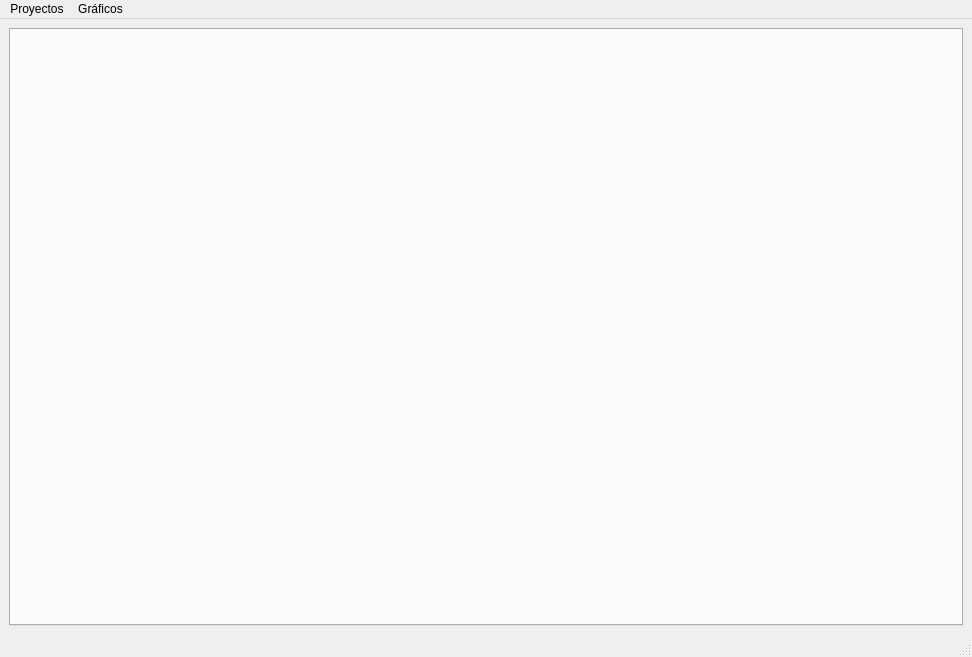
<?xml version="1.0" encoding="UTF-8"?>
<ui version="4.0">
 <class>MainWindow</class>
 <widget class="QMainWindow" name="MainWindow">
  <property name="geometry">
   <rect>
    <x>0</x>
    <y>0</y>
    <width>972</width>
    <height>657</height>
   </rect>
  </property>
  <property name="windowTitle">
   <string>MuNeDO (Multiple Network Device Observer)</string>
  </property>
  <widget class="QWidget" name="centralwidget">
   <layout class="QGridLayout" name="gridLayout">
    <item row="0" column="0">
     <widget class="QTabWidget" name="tabWidget">
      <property name="currentIndex">
       <number>-1</number>
      </property>
     </widget>
    </item>
   </layout>
  </widget>
  <widget class="QStatusBar" name="statusbar"/>
  <widget class="QMenuBar" name="menubar">
   <property name="geometry">
    <rect>
     <x>0</x>
     <y>0</y>
     <width>972</width>
     <height>26</height>
    </rect>
   </property>
   <widget class="QMenu" name="menuA_adir_Pesta_a">
    <property name="title">
     <string>Proyectos</string>
    </property>
    <addaction name="addTabAction"/>
    <addaction name="delTabAction"/>
   </widget>
   <widget class="QMenu" name="menuGr_ficos">
    <property name="title">
     <string>Gráficos</string>
    </property>
    <addaction name="addGraphAction"/>
    <addaction name="delGraphAction"/>
   </widget>
   <addaction name="menuA_adir_Pesta_a"/>
   <addaction name="menuGr_ficos"/>
  </widget>
  <action name="addTabAction">
   <property name="text">
    <string>Abrir</string>
   </property>
  </action>
  <action name="delTabAction">
   <property name="text">
    <string>Cerrar</string>
   </property>
  </action>
  <action name="addGraphAction">
   <property name="text">
    <string>Añadir Gráfico</string>
   </property>
  </action>
  <action name="delGraphAction">
   <property name="text">
    <string>Borrar Grafico</string>
   </property>
  </action>
 </widget>
 <resources/>
 <connections/>
</ui>
